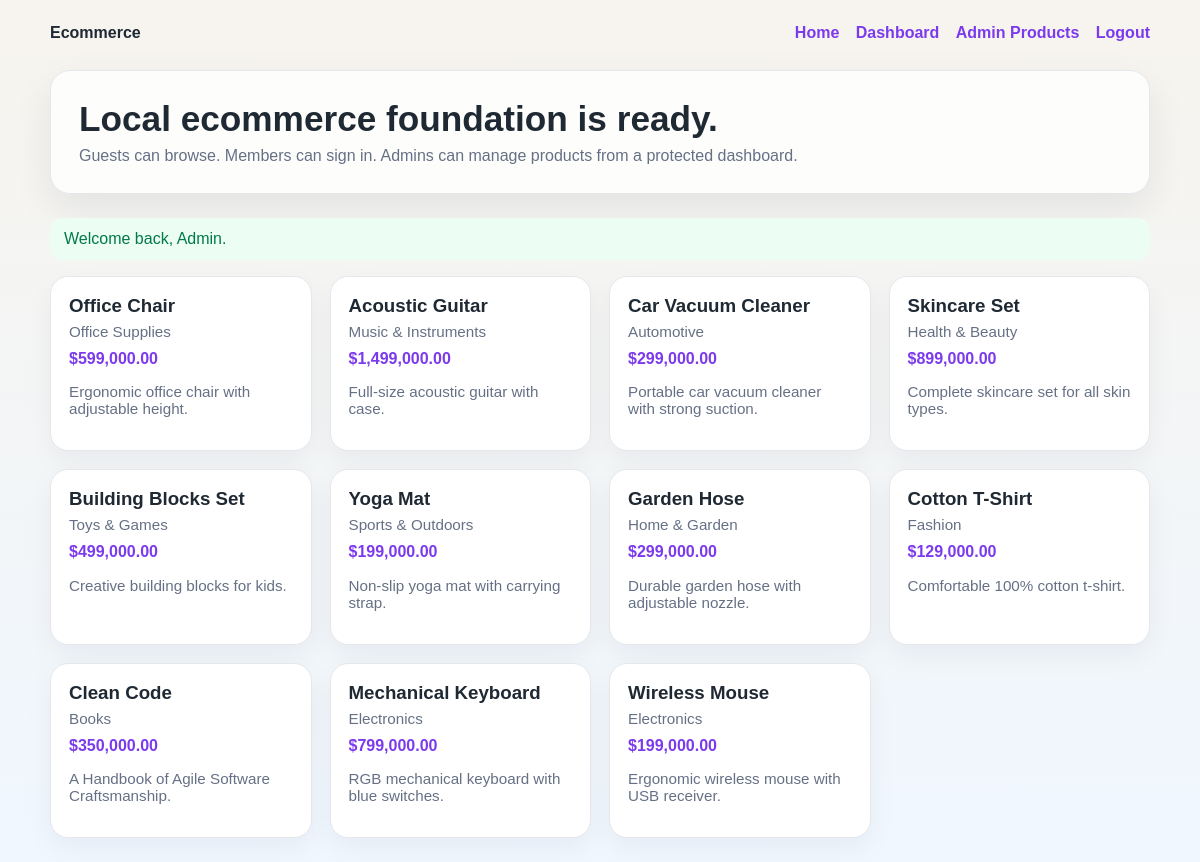
/index.php (signed in), run on the app's committed database.
### tables this page shows
CREATE TABLE IF NOT EXISTS products (
    id INT UNSIGNED AUTO_INCREMENT PRIMARY KEY,
    category_id INT UNSIGNED NULL,
    name VARCHAR(180) NOT NULL,
    description TEXT NULL,
    price DECIMAL(10,2) NOT NULL DEFAULT 0.00,
    created_at DATETIME NOT NULL,
    updated_at DATETIME NULL DEFAULT NULL,
    CONSTRAINT fk_products_category FOREIGN KEY (category_id) REFERENCES categories(id) ON DELETE SET NULL
);

CREATE TABLE IF NOT EXISTS categories (
    id INT UNSIGNED AUTO_INCREMENT PRIMARY KEY,
    name VARCHAR(120) NOT NULL,
    slug VARCHAR(150) NOT NULL UNIQUE,
    created_at DATETIME NOT NULL,
    updated_at DATETIME NULL DEFAULT NULL
);

### includes/helpers.php (called while the page is built, shortened)
<?php
function e(string $value): string
{
    return htmlspecialchars($value, ENT_QUOTES, 'UTF-8');
}
function url(string $path = ''): string
{
    return rtrim(BASE_URL, '/') . '/' . ltrim($path, '/');
}
function flash(string $key, ?string $message = null): ?string
{
    if ($message === null) {
        if (!isset($_SESSION['flash'][$key])) {
            return null;
        }
        $value = $_SESSION['flash'][$key];
        return $value;
    }
    return null;
}
function user(): ?array
{
    return $_SESSION['user'] ?? null;
}
function has_role(string|array $roles): bool
{
    $currentUser = user();
    $roles = is_array($roles) ? $roles : [$roles];
    return in_array($currentUser['role'], $roles, true);
}

### config/database.php (called while the page is built, shortened)
<?php
function db(): PDO
{
    $dsn = sprintf('mysql:host=%s;dbname=%s;charset=%s', DB_HOST, DB_NAME, DB_CHARSET);
    $pdo = new PDO($dsn, DB_USER, DB_PASS, [
        PDO::ATTR_ERRMODE => PDO::ERRMODE_EXCEPTION,
        PDO::ATTR_DEFAULT_FETCH_MODE => PDO::FETCH_ASSOC,
        PDO::ATTR_EMULATE_PREPARES => false,
    ]);
    return $pdo;
}

### index.php (the view, shortened to what this page needs)
<?php
$statement = db()->query('SELECT p.id, p.name, p.description, p.price, c.name AS category_name FROM products p LEFT JOIN categories c ON c.id = p.category_id ORDER BY p.id DESC');
$products = $statement->fetchAll();
$success = flash('success');
$user = user();
?>
<!doctype html>
<html lang="en">
<head>
</head>
<body>
<div class="wrap">
    <div class="nav">
        <strong><?= e(APP_NAME) ?></strong>
        <div>
            <a href="<?= e(url('index.php')) ?>">Home</a>
            <?php if ($user === null): ?>
                <a href="<?= e(url('auth/login.php')) ?>">Login</a>
                <a href="<?= e(url('auth/register.php')) ?>">Register</a>
            <?php else: ?>
                <a href="<?= e(url('member/dashboard.php')) ?>">Dashboard</a>
                <?php if (has_role('admin')): ?>
                    <a href="<?= e(url('admin/products.php')) ?>">Admin Products</a>
                <?php endif; ?>
                <a href="<?= e(url('auth/logout.php')) ?>">Logout</a>
            <?php endif; ?>
        </div>
    </div>
    <section class="hero">
        <h1>Local ecommerce foundation is ready.</h1>
        <p>Guests can browse. Members can sign in. Admins can manage products from a protected dashboard.</p>
    </section>
    <div class="alerts">
        <?php if ($success !== null): ?><div class="alert success"><?= e($success) ?></div><?php endif; ?>
    </div>
    <div class="grid">
        <?php foreach ($products as $product): ?>
            <article class="card">
                <h3><?= e($product['name']) ?></h3>
                <?php if (!empty($product['category_name'])): ?>
                    <div class="meta"><?= e($product['category_name']) ?></div>
                <?php endif; ?>
                <div class="price">$<?= e(number_format((float) $product['price'], 2)) ?></div>
                <p class="meta"><?= e($product['description'] ?? '') ?></p>
            </article>
        <?php endforeach; ?>
    </div>
</div>
</body>
</html>

### index.php (style rules this page uses)
:root { color-scheme: light; --bg: #f4f1ea; --panel: #ffffff; --text: #1f2933; --muted: #667085; --accent: #7c3aed; --border: #e5e7eb; }
body { margin: 0; font-family: Arial, Helvetica, sans-serif; background: linear-gradient(180deg, #f7f4ee 0%, #f0f7ff 100%); color: var(--text); }
.wrap { max-width: 1100px; margin: 0 auto; padding: 24px; }
.nav { display: flex; justify-content: space-between; align-items: center; gap: 16px; margin-bottom: 28px; }
.nav a { color: var(--accent); text-decoration: none; font-weight: 700; margin-left: 12px; }
.hero { background: rgba(255,255,255,.8); border: 1px solid var(--border); border-radius: 20px; padding: 28px; box-shadow: 0 16px 40px rgba(15, 23, 42, .08); margin-bottom: 24px; }
.hero h1 { margin: 0 0 8px; font-size: 2.2rem; }
.hero p { margin: 0; color: var(--muted); }
.alerts { margin-bottom: 16px; }
.alert { padding: 12px 14px; border-radius: 12px; margin-bottom: 10px; }
.alert.success { background: #ecfdf3; color: #027a48; }
.grid { display: grid; grid-template-columns: repeat(auto-fit, minmax(240px, 1fr)); gap: 18px; }
.card { background: var(--panel); border: 1px solid var(--border); border-radius: 18px; padding: 18px; box-shadow: 0 10px 28px rgba(15, 23, 42, .05); }
.card h3 { margin: 0 0 6px; }
.price { color: var(--accent); font-weight: 700; margin: 10px 0; }
.meta { color: var(--muted); font-size: .95rem; }

### data on the page
products: name "Office Chair", category.name "Office Supplies", price "599,000.00", description "Ergonomic office chair with adjustable height."
products: name "Acoustic Guitar", category.name "Music & Instruments", price "1,499,000.00", description "Full-size acoustic guitar with case."
products: name "Car Vacuum Cleaner", category.name "Automotive", price "299,000.00", description "Portable car vacuum cleaner with strong suction."
products: name "Skincare Set", category.name "Health & Beauty", price "899,000.00", description "Complete skincare set for all skin types."
products: name "Building Blocks Set", category.name "Toys & Games", price "499,000.00", description "Creative building blocks for kids."
products: name "Yoga Mat", category.name "Sports & Outdoors", price "199,000.00", description "Non-slip yoga mat with carrying strap."
products: name "Garden Hose", category.name "Home & Garden", price "299,000.00", description "Durable garden hose with adjustable nozzle."
products: name "Cotton T-Shirt", category.name "Fashion", price "129,000.00", description "Comfortable 100% cotton t-shirt."
products: name "Clean Code", category.name "Books", price "350,000.00", description "A Handbook of Agile Software Craftsmanship."
products: name "Mechanical Keyboard", category.name "Electronics", price "799,000.00", description "RGB mechanical keyboard with blue switches."
products: name "Wireless Mouse", category.name "Electronics", price "199,000.00", description "Ergonomic wireless mouse with USB receiver."

### other printed values
APP_NAME "Ecommerce"
$success "Welcome back, Admin."
